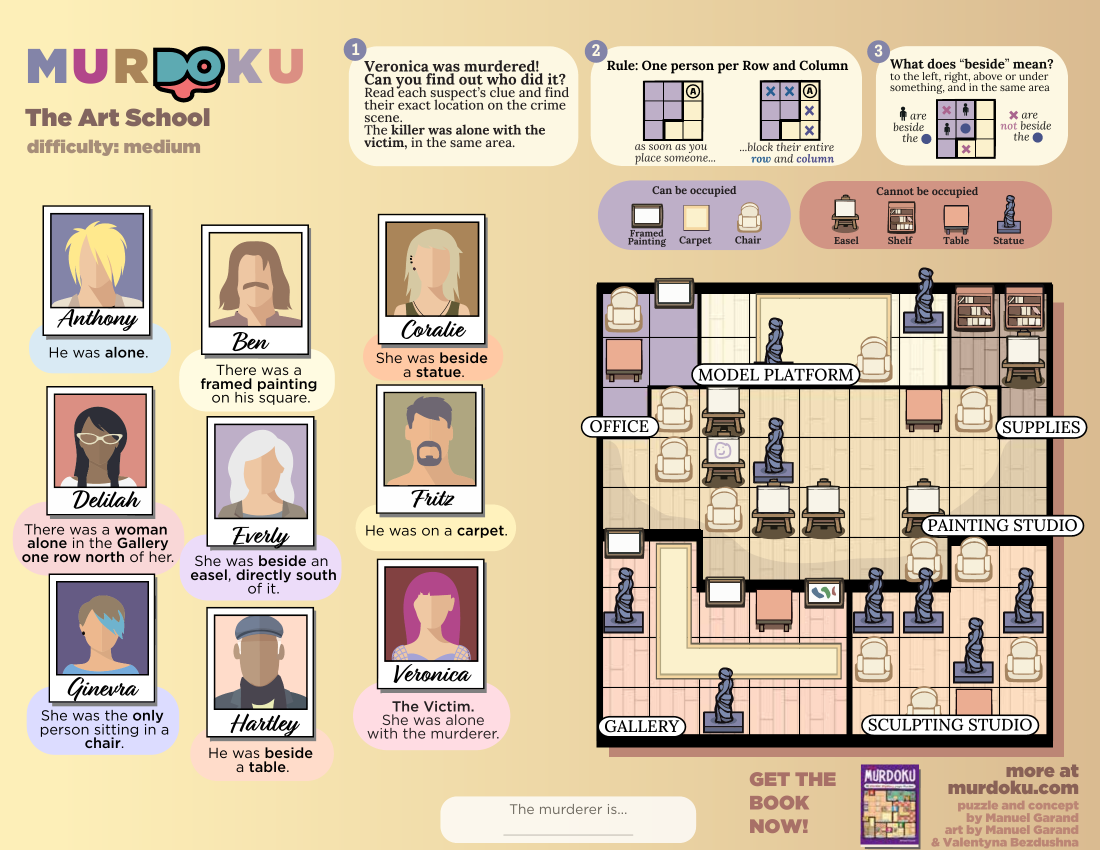
#> input picture puzzles/art/the-art-school/_page.png, 2200 x 1700 px (shown at 1/2 size)
$ python -i photo_prep.py   (imports and definitions only)
#> lines starting #> are read from the running program, lines starting #| are printed output that depends on the picture
#> further down, picture is the input picture: PIL image 2200x1700 RGB; mean R, G, B 210.7, 192.4, 165.6
#!/usr/bin/env python3
"""Rectify a book photo into the flat, evenly-lit raster tools/extract_art.py expects.

See PLAN-photo-import.md §2 for the full design. This is authoring-time
tooling, not runtime code: corners are picked by the author off a labelled
guide image, never auto-detected unattended (auto-detecting a page's quad is
the classic place this kind of tool fails silently — a printed border, a
table edge, a shadow line all read as "the page").

Usage:
    python3 tools/photo_prep.py <puzzle-id> --guide
        # -> puzzles/art/<id>/photo-guide.png, a coordinate grid over the
        # raw photo (labelled in ORIGINAL photo pixels). Read the page and/or
        # board quad corners off it (TL, TR, BR, BL order), then:

    python3 tools/photo_prep.py <puzzle-id> --page-quad x0,y0,x1,y1,x2,y2,x3,y3
        # -> puzzles/art/<id>/_page.png, the whole page deskewed to upright —
        # exactly the path/role tools/extract_art.py's render_page() produces
        # from a PDF. Run this before anything else touches a photo import.

    python3 tools/photo_prep.py <puzzle-id> --board-quad x0,y0,x1,y1,x2,y2,x3,y3 \\
        --rows 6 --cols 6
        # -> puzzles/art/<id>/board.png, the OUTER GRID corners warped to an
        # exact cols*80 x rows*80 canvas, plus the ready-to-paste `art` JSON.

    python3 tools/photo_prep.py <puzzle-id> --clue-crops --rows 5 --cols 1 \\
        --clue-bbox x0,y0,x1,y1
        # -> puzzles/art/<id>/clues/clue-r<r>c<c>.png, one crop per card,
        # sliced out of an already-warped _page.png. Read --clue-bbox off
        # the guide (or off _page.png directly) — not detected.

Several photos can back one puzzle id (a book page that won't lie flat is
better shot as two clean quads than one warped one) — add --part
grid|clues|legend to any mode to pick a specific source photo.

Source photo resolution order (first match wins), for puzzle id <id> and
optional --part <part>:
    puzzles/source/photo-source/<id>[-<part>].{jpg,jpeg,png}
    puzzles/source/raw/<id>[-<part>].{jpg,jpeg,png}
    puzzles/source/<id>[-<part>].{jpg,jpeg,png}

puzzles/source/photo-source/ is where book photos are dropped, and is
gitignored along with puzzles/source/raw/ — full-resolution originals stay
local. What gets committed is the rectified derivatives plus a 2400px-long-edge
JPEG q85 copy at puzzles/source/<id>-page.jpg.

Normalisation (flatten illumination, white-balance, mild unsharp) is OPT-IN,
via --normalise. It exists to rescue a photo whose paper white sank below the
thresholds tools/extract_art.py's detectors use — a gutter shadow, a warm
bulb. It is deliberately NOT the default, because every warp this tool
performs is written straight to committed, player-facing artwork
(board.png, and the portraits/legend that extract_art.py crops out of
_page.png), and measured against the 12 known-good PDF-path boards the
correction moves colour by a mean of 18-33 levels per channel — a visible
recolour, not a touch-up. Recolouring the artwork to suit a detector is the
wrong trade when the detector has its own threshold knobs.

So reach for these in order when a photo's detection misbehaves:
    1. tools/extract_art.py --white-threshold / --dark-threshold, which tell
       the detectors what this book's stock actually photographs as. Run this
       tool with the same flags and it reports the pair back for you.
    2. --normalise, accepting the colour cost on that puzzle.
    3. Reshoot with flatter light. Always the best answer for severe glare or
       a gutter gradient steep enough that step 2 can't fix it either.
"""

import argparse
import sys
from pathlib import Path

import numpy as np
from PIL import Image, ImageDraw, ImageFilter, ImageOps
from scipy import ndimage

ROOT = Path(__file__).resolve().parent.parent
SOURCE_DIR = ROOT / "puzzles" / "source"
PHOTO_SOURCE_DIR = SOURCE_DIR / "photo-source"
RAW_DIR = SOURCE_DIR / "raw"
ART_DIR = ROOT / "puzzles" / "art"
PUZZLES_DIR = ROOT / "puzzles"

GUIDE_W = 1100  # width of the coordinate-guide render, matches extract_art.py's legend guide

# Matches tools/extract_art.py's BOARD_TARGET_CELL_W — board.png cells must
# come out the same size the PDF path already produces, since everything
# downstream (app.js's rendering, the editor) treats art/<id>/board.png the
# same regardless of where it came from.
BOARD_TARGET_CELL_W = 80

# Defaults mirror tools/extract_art.py's own PORTRAIT_MIN_AREA white check
# (arr > 230) and BOARD_DARK_THRESHOLD (128) — this tool doesn't threshold
# anything itself, it just reports these back so the two tools agree.
DEFAULT_WHITE_THRESHOLD = 230
DEFAULT_DARK_THRESHOLD = 128

# Illumination estimate: the "what does paper white look like here" field, built as a
# local high percentile of luminance over a large window (the standard document-imaging
# background estimate) rather than a Gaussian blur. A blur cannot tell a dark room tile
# from a shadow — both are simply "locally dark" — so a blur-based field drags down over
# genuine content and the correction then washes that content out. A local high
# percentile instead reads the brightest paper *near* each pixel, which grid lines,
# furniture and mid-size colour blocks cannot pull down.
#
# Estimated on a heavily downscaled copy (ILLUM_FIELD_W px wide) and scaled back up:
# illumination is by nature the lowest-frequency thing in the image, and a percentile
# filter at full resolution would be needlessly slow.
ILLUM_FIELD_W = 48        # width of the downscaled copy the field is estimated on
ILLUM_FIELD_PERCENTILE = 90  # local percentile taken as "paper white here"
ILLUM_FIELD_WINDOW = 9    # percentile-filter window, in ILLUM_FIELD_W-scale pixels
# Gains are clamped hard and centred on the field's own median, so the correction is
# relative — an evenly-lit photo comes back essentially untouched. That "no-op on good
# input" property is the one to preserve: this runs before board.png, every portrait and
# legend.png is written, so any systematic drift it introduces is baked into committed
# artwork with nothing left to compare against. It is deliberately a GENTLE correction;
# the real lever for a badly-lit book is extract_art.py's --white-threshold /
# --dark-threshold, which tell the detectors what this stock actually photographs as
# rather than beating the pixels into shape.
ILLUM_MAX_GAIN = 1.25  # cap on brightening a shadowed region
ILLUM_MIN_GAIN = 0.85  # ...and on darkening a glare-bright one; a gutter photo needs both
WHITE_BALANCE_PERCENTILE = 95  # per-channel scale so this percentile maps to white
WB_MAX_GAIN = 1.6  # cap how much any channel can be scaled correcting a colour cast
UNSHARP_RADIUS = 2
UNSHARP_PERCENT = 120
UNSHARP_THRESHOLD = 3


# [38 lines left out: functions load_photo, find_source_photo, parse_quad, not called in this run]


def parse_box(spec):
    x0, y0, x1, y1 = (float(v) for v in spec.split(","))
    return (x0, y0, x1, y1)


def _dist(p, q):
    return ((p[0] - q[0]) ** 2 + (p[1] - q[1]) ** 2) ** 0.5


# [45 lines left out: functions solve_perspective_coeffs, warp_quad_to_rect, quad_output_size, not called in this run]


def estimate_illumination(luminance):
    """Per-pixel "paper white here", at the same shape as `luminance`."""
    h, w = luminance.shape
    small_w = min(ILLUM_FIELD_W, w)
    small_h = max(round(h * small_w / w), 1)
    small = np.asarray(
        Image.fromarray(luminance.astype(np.uint8)).resize((small_w, small_h), Image.BILINEAR),
        dtype=np.float64,
    )
    # mode="nearest" so the page's own edges don't read as a shadow and trigger a
    # phantom brightening ring around the border.
    field = ndimage.percentile_filter(
        small, ILLUM_FIELD_PERCENTILE, size=ILLUM_FIELD_WINDOW, mode="nearest"
    )
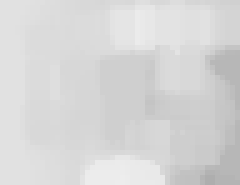
#> field: shape (37, 48) float64 (shown 5 times larger); min 174, max 237, mean 214.6
    field = np.asarray(
        Image.fromarray(field.astype(np.uint8)).resize((w, h), Image.BICUBIC),
        dtype=np.float64,
    )
#> field: shape (1700, 2200) float64
    return np.clip(field, 1.0, 255.0)  # avoid divide-by-zero in a fully black corner


def normalise_photo(img):
    """Flatten illumination, white-balance, then mildly unsharp-mask — see
    PLAN-photo-import.md §2.5, and the module docstring for why this is
    opt-in (--normalise) rather than the default it was planned as."""
    rgb = np.asarray(img.convert("RGB"), dtype=np.float64)

    # 1. Flatten illumination: a gutter shadow or angled light is a
    # brightness phenomenon, so correct it from LUMINANCE alone and apply
    # the same gain to all three channels. Dividing each channel by its own
    # blurred self (a literal per-channel read of "divide by a blurred
    # copy") looks right for a mostly-white scanned page, but on an
    # illustrated puzzle board a large uniformly-coloured room tile is
    # locally flat relative to the blur kernel too — its blurred self is
    # nearly identical to itself, so a per-channel version rescales it
    # straight to white regardless of hue, destroying real colour. A shared
    # luminance-only gain leaves hue alone.
    #
    # The gain map is centred on the field's median and clamped both ways, so
    # an evenly-lit photo comes back essentially untouched and only genuine
    # page-scale gradients move. That "no-op on good input" property is the
    # thing to preserve here: this runs unconditionally before board.png and
    # every portrait is written, so any systematic drift it introduces is
    # baked into committed artwork with nothing left to compare against.
    luminance = rgb.mean(axis=2)
    field = estimate_illumination(luminance)
    target = np.median(field)
#> target = 217
    gain = np.clip(target / field, ILLUM_MIN_GAIN, ILLUM_MAX_GAIN)
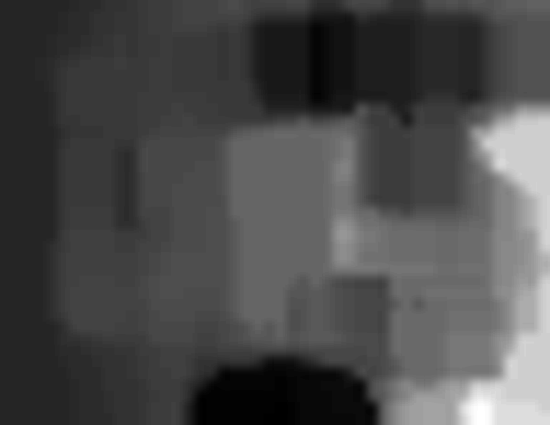
#> gain: shape (1700, 2200) float64 (shown at 1/4 size); min 0.916, max 1.25, mean 1.01; drawn with min black and max white
    flattened = np.clip(rgb * gain[:, :, None], 0, 255)

    # 2. White balance: per-channel scale so the Nth percentile is white —
    # fixes a warm-bulb colour cast. Clamped to WB_MAX_GAIN so a page with
    # little true white in frame (e.g. a --part crop of just the board)
    # can't get its whole palette shoved toward white the way step 1's old
    # per-channel version did.
    balanced = np.empty_like(flattened)
    for c in range(3):
        channel = flattened[:, :, c]
        p = np.percentile(channel, WHITE_BALANCE_PERCENTILE)
        if p > 0:
            scale = min(255.0 / p, WB_MAX_GAIN)
            balanced[:, :, c] = np.clip(channel * scale, 0, 255)
        else:
            balanced[:, :, c] = channel
#> this loop made 3 passes
#> (p, scale) on passes 1 to 3: (255, 1), (253.3, 1.01), (249, 1.02)
#> pass 1, in normalise_photo, `channel = flattened[:, :, c]`:
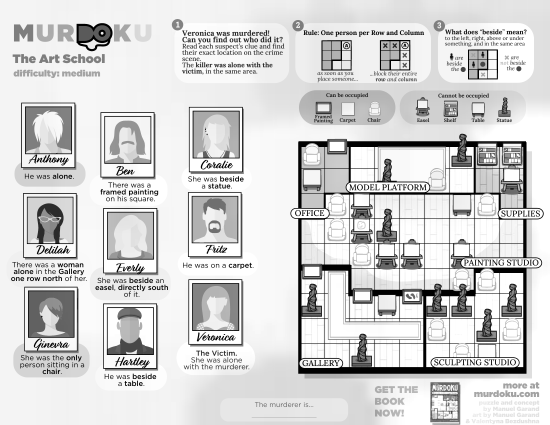
#> channel: shape (1700, 2200) float64 (shown at 1/4 size); min 0, max 255, mean 212
#> pass 3, in normalise_photo, `channel = flattened[:, :, c]`:
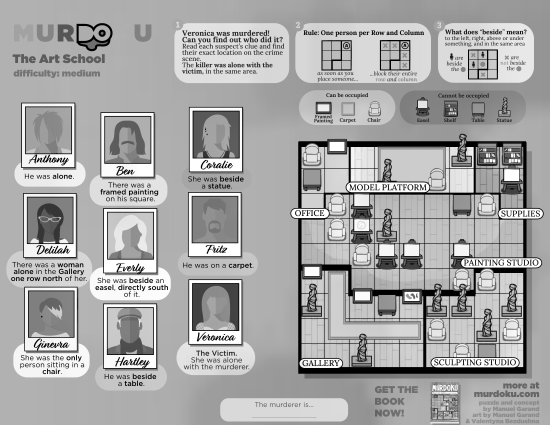
#> channel: shape (1700, 2200) float64 (shown at 1/4 size); min 0, max 255, mean 166.9

    out = Image.fromarray(balanced.astype(np.uint8), mode="RGB")

    # 3. Mild unsharp mask, to recover grid lines softened by the perspective resample.
    out = out.filter(ImageFilter.UnsharpMask(
        radius=UNSHARP_RADIUS, percent=UNSHARP_PERCENT, threshold=UNSHARP_THRESHOLD
    ))
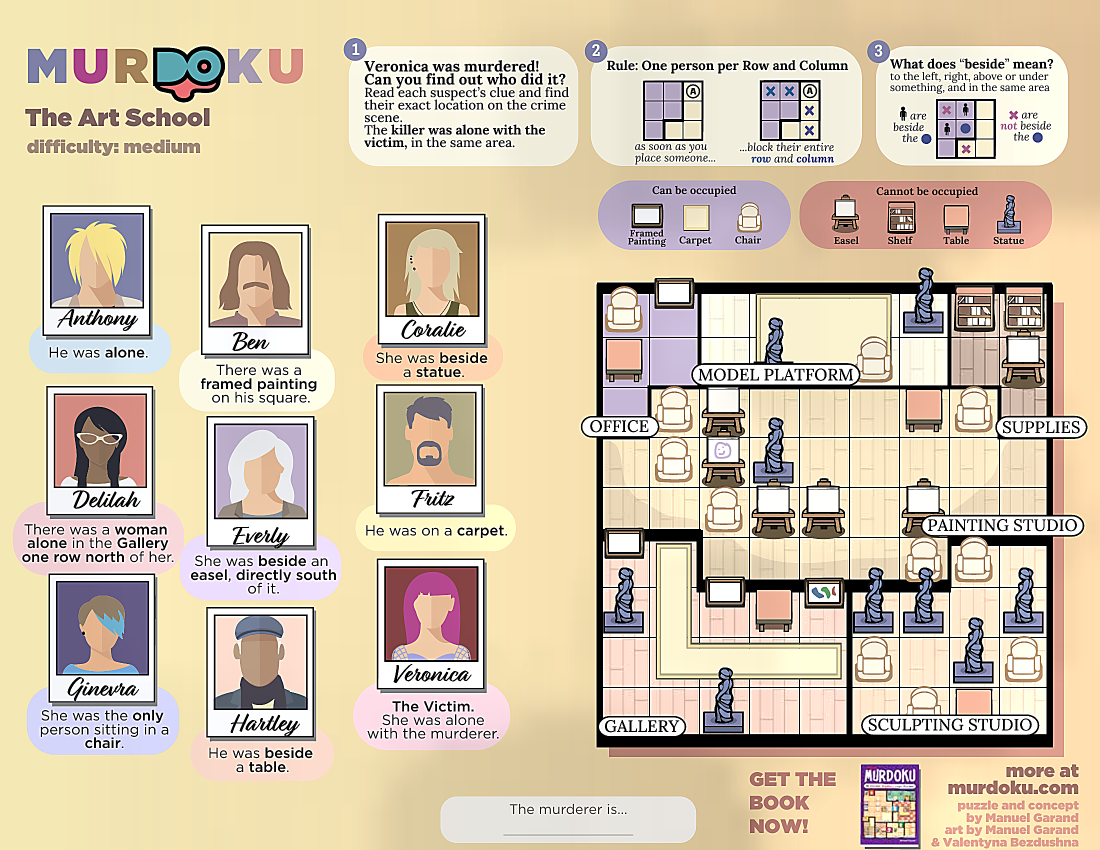
#> out: PIL image 2200x1700 RGB (shown at 1/2 size); mean R, G, B 212, 196.3, 172.4
    return out


# [156 lines left out: functions write_guide, do_guide, do_page_quad, do_board_quad, do_clue_crops, _print_threshold_hint and 1 more, not called in this run]


# [2 lines not run here, left out]

>>> from PIL import Image
>>> picture = Image.open('../puzzles/art/the-art-school/_page.png')
>>> result = normalise_photo(picture)

$ run again, on puzzles/art/car-repair/legend.png
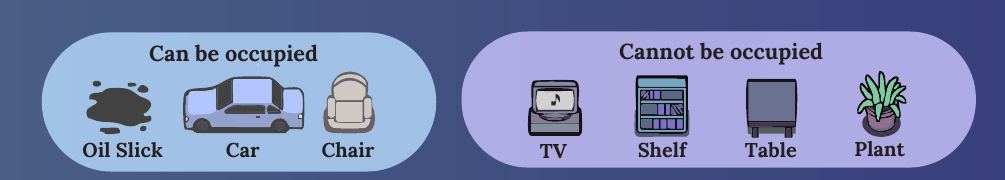
#> input picture puzzles/art/car-repair/legend.png, 1005 x 180 px
#> picture is the input picture: PIL image 1005x180 RGB; mean R, G, B 121.5, 133.3, 177.1
#> target = 190
#> the loop in normalise_photo, `for c in range(3):` made 3 passes
#> (p, scale) on passes 1 to 3: (178.7, 1.43), (198.2, 1.29), (236.5, 1.08)
#> pass 1, in normalise_photo, `channel = flattened[:, :, c]`:
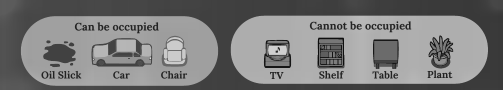
#> channel: shape (180, 1005) float64 (shown at 1/2 size); min 13.93, max 225.6, mean 122.6
#> in normalise_photo, `out = out.filter(ImageFilter.UnsharpMask( radius=UNSHARP_RADIUS, perce..`:
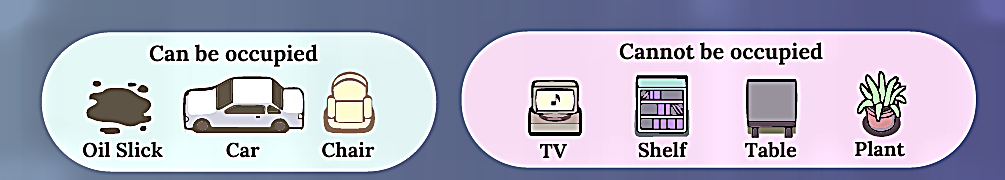
#> out: PIL image 1005x180 RGB; mean R, G, B 172.6, 171.8, 191.2

$ run again, on puzzles/art/the-art-school/A.png
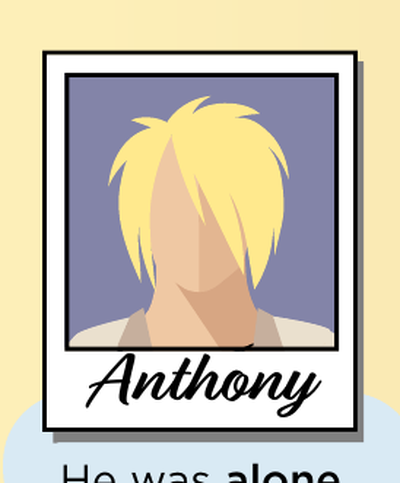
#> input picture puzzles/art/the-art-school/A.png, 400 x 483 px
#> picture is the input picture: PIL image 400x483 RGB; mean R, G, B 201, 193.5, 175.8
#> target = 236
#> the loop in normalise_photo, `for c in range(3):` made 3 passes
#> (p, scale) on passes 1 to 3: (255, 1), (255, 1), (249.3, 1.02)
#> pass 1, in normalise_photo, `channel = flattened[:, :, c]`:
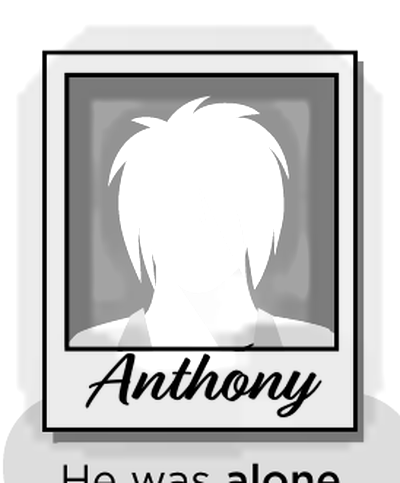
#> channel: shape (483, 400) float64; min 0, max 255, mean 200
#> in normalise_photo, `out = out.filter(ImageFilter.UnsharpMask( radius=UNSHARP_RADIUS, perce..`:
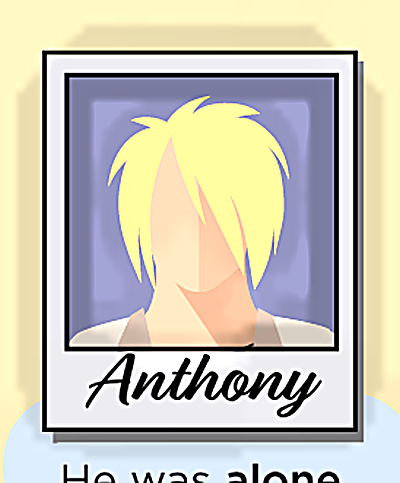
#> out: PIL image 400x483 RGB; mean R, G, B 201, 197.4, 183.3
